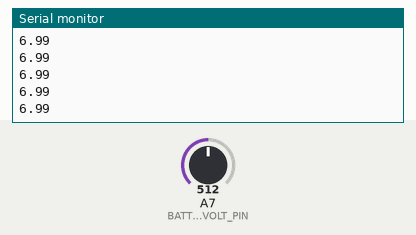
Recording of a sketch running on a simulated Arduino Nano, built with avr-gcc and run on an emulated ATmega328P. On the bench: the last lines printed to the serial monitor. The inputs (shaded band) are chosen by the test bench; at power-on: A7 (BATTERY_VOLT_PIN) = 512.

Above: at 1.2 s.
1.3 s: A7 (BATTERY_VOLT_PIN) set to 716
At 1.31 s:
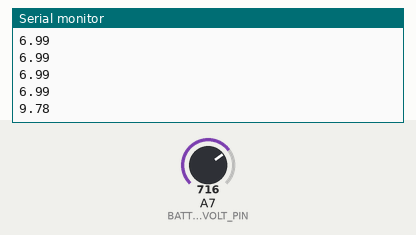
2.8 s: A7 (BATTERY_VOLT_PIN) set to 900
At 2.82 s:
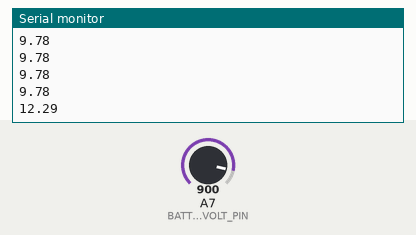
Timing chart, 0 to 5.8 s (numbered marks = the images above; inputs shaded):
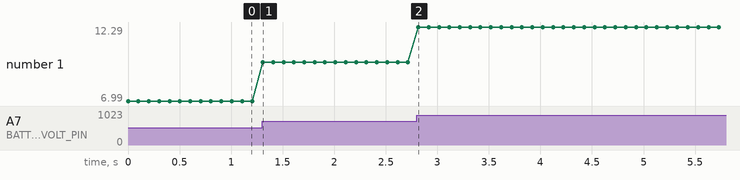

The sketch:

voltage_divider_test.ino
```cpp
#include "voltage_divider_functions.h"
#define BATTERY_VOLT_PIN A7

void setup() {
   Serial.begin(19200);
}

void loop() {
   double batteryVolt;
   batteryVolt = getBatteryVoltage(BATTERY_VOLT_PIN);
   Serial.println(batteryVolt);

   delay(100);
}
```

voltage_divider_functions.h
```cpp
#ifndef VOLTAGE_DIVIDER_FUNCTIONS_H
#define VOLTAGE_DIVIDER_FUNCTIONS_H

#define VOLT_DIVIDER_COEFFICIENT (3900+2200)/2200
#define AVCC 5.04

double getBatteryVoltage(int input_pin){
   double inputVoltage = analogRead(input_pin) * (5.04 / 1023.0);
   return inputVoltage * VOLT_DIVIDER_COEFFICIENT;
}

#endif
```

Measured:
- after the input at 1.3 s, the serial monitor: prints a new line at once (image 1)
- after the input at 2.8 s, the serial monitor: prints a new line at once (image 2)
- plotted number 1: 6.99 → 9.78 after the input at 1.3 s, 9.78 → 12.29 after the input at 2.8 s
